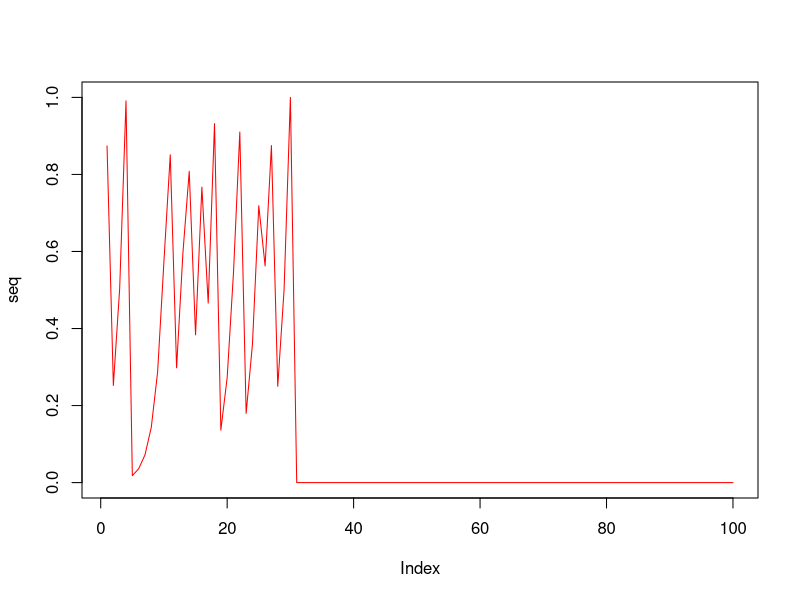
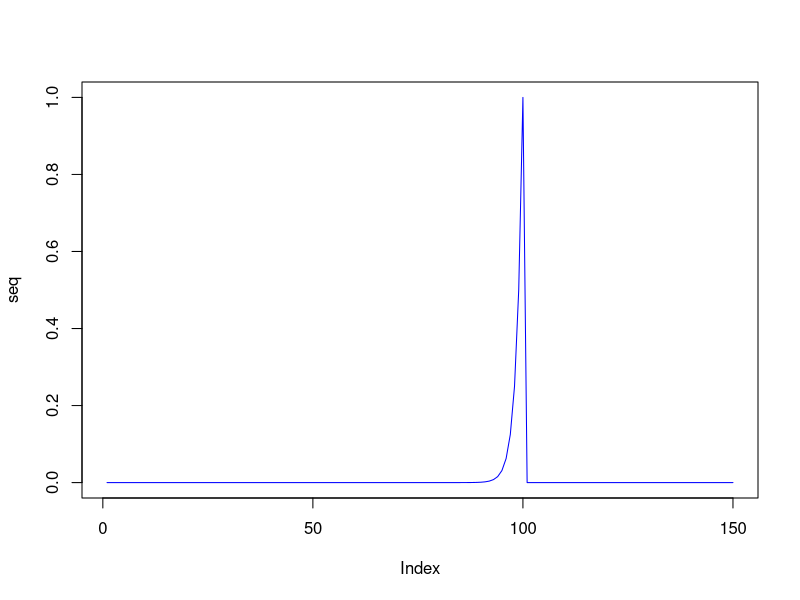

These charts were generated, in order, by the following R code:
tent <- function(x){
  if(x <= 1/2){
    return(2*x)
  }else{
    return(2*(1-x))
  }
}

x_0 = runif(1, 0, 1)
print(x_0)
seq = c()
for(x in 1:100){
  rs = tent(x_0)
  seq = c(seq, rs)
  print(x_0)
  x_0 = rs

}


plot(seq, col = 'red', type = 'l')

#plot(runif(100, 0, 1), type = 'l')


k = 100
x_0 = 1/(2^k)
print(x_0)
seq = c()
counter = 0
for (x in 1:150){
  rs = tent(x_0)
  seq = c(seq, rs)
  print(x_0)
  x_0 = rs
  if(x_0 == 0){
    counter = counter + 1
  }
}

print(150 - counter)

plot(seq, col = 'blue', type = 'l')
